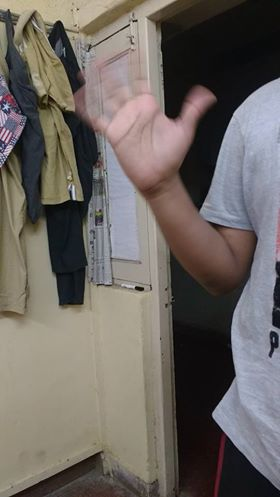
#> input picture Assgn2/motion_blurred.png, 280 x 497 px, found by its file name
$ python motion_blur.py   (older library calls are emulated)
#> lines starting #> are read from the running program, lines starting #| are printed output that depends on the picture
import numpy as np # Import numpy for mathematical operations and functions
import sys # Required for starting and exiting application
import copy # Need the deepcopy function to copy entire arrays
from PIL import Image # Required to read jpeg images
import cv2 as cv2
import math
from matplotlib import pyplot as plt
import matplotlib.image as mpimg
from scipy.signal import butter, lfilter, freqz
import pdb;
import argparse
from skimage.measure import compare_ssim as ssim


parser = argparse.ArgumentParser()
parser.add_argument("--method", type=str, default="inverse_truncated", choices=["full_inverse", "inverse_truncated","weiner","least_squares"], help="which method u want to use for deblurring")
parser.add_argument("--constant", type=float, default=1,help="percentage of average value u want to give as a constant in weiner and the least least squares")
parser.add_argument("--cutoff", type=int, default=140,help="radius of butterworth")
a = parser.parse_args()


# [45 lines left out: functions ssim, psnr, self_ssim, butterworth_filter, not called in this run]

def full_inverse(fft_kernel, fft_blur_img):

    return fft_blur_img/fft_kernel

# [24 lines left out: functions inverse_truncated, weiner, constrained_ls, not called in this run]

def deblur(blur_img, kernel):

    p = [[0.001 , 0.001 , 0.001, 0.001, 0.001 ],[0 , 1 ,1,1,0],[1,0.001,0.001,0.001,1]]
    rows, cols = np.shape(blur_img)

    fft_blur_img = np.fft.fftshift(np.fft.fft2(blur_img,(2*rows,2*cols)))
    fft_kernel = np.fft.fftshift(np.fft.fft2(kernel,(2*rows,2*cols)))
    fft_p = np.fft.fftshift(np.fft.fft2(p,(2*rows,2*cols)))

    if (a.method=="weiner"):
        output = weiner(fft_p,fft_blur_img)
    elif (a.method == "least_squares"):
        output = constrained_ls(fft_kernel, fft_blur_img, fft_p)
    elif (a.method == "inverse_truncated"):
        output = inverse_truncated(fft_kernel,fft_blur_img)
    elif (a.method == "full_inverse"):
        output = full_inverse(fft_kernel,fft_blur_img)

    output = np.fft.ifft2(np.fft.ifftshift(output))
    output = np.real(output)

    crop_output = output[0:rows, 0:cols]

    return crop_output

# gt = cv2.imread("/Users/sachin007/Documents/EE610/EE610_ImgProcessn/Assgn2/gt.png",1) #load the
blur_img = cv2.imread("/Users/sachin007/Documents/EE610/EE610_ImgProcessn/Assgn2/motion_blurred.png",1) #load the blurred image
#> blur_img is the input picture: shape (497, 280, 3); mean B, G, R 97.4, 102.2, 108.2
# cv2.imshow("terimaka",blur_img)
Bch,Gch,Rch = cv2.split(blur_img);	#split the image into the respective channels
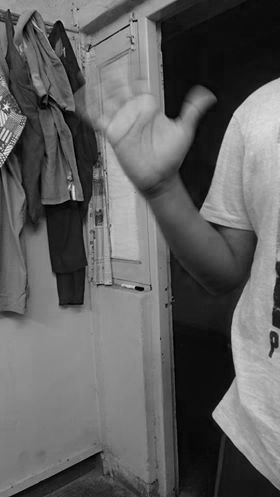
#> Bch: shape (497, 280); min 0, max 245, mean 97.4
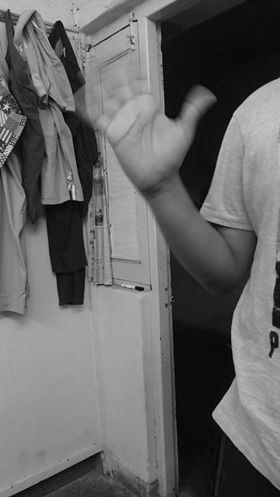
#> Gch: shape (497, 280); min 0, max 222, mean 102.2
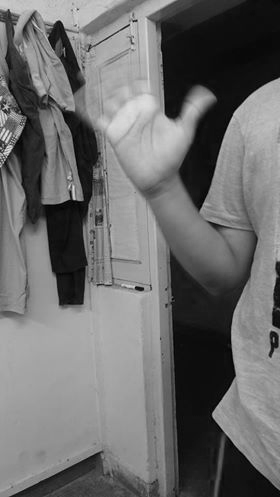
#> Rch: shape (497, 280); min 0, max 233, mean 108.2


kernel= cv2.imread("/Users/sachin007/Documents/EE610/EE610_ImgProcessn/Assgn2/cho11.png",0) #load the blurring filter 1

R_deblur = deblur(Rch,kernel)
#> (the run stopped early here; a loop or call above may not have finished)
